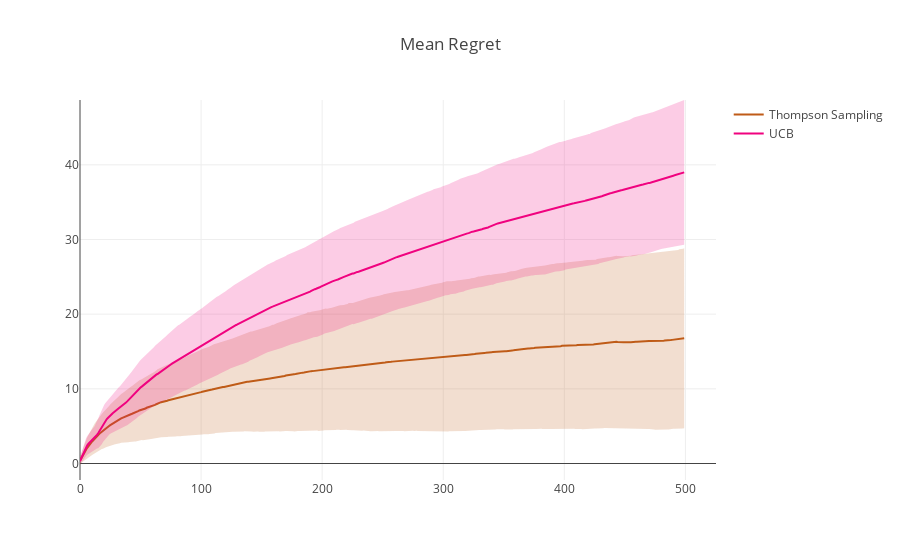

Notebook cell for this chart:
### Code cell
%run Bandits.ipynb

### Figure 1 — Plotly figure (JSON) as saved in the notebook; plotly's stock layout.template omitted (floating-point values rounded to 4 significant figures; data arrays with more than 128 entries replaced by an {"elided": "..."} marker saying what was removed)
{"data": [{"fill": "tozerox", "fillcolor": "rgba(191,91,23,0.2)", "line": {"color": "rgba(255,255,255,0)"}, "name": "Thompson Sampling", "showlegend": false, "type": "scatter", "uid": "e2f025d6-8aa1-11e9-9686-00163e905e1a", "x": {"elided": "1000 int values"}, "y": {"elided": "1000 float values"}}, {"line": {"color": "rgb(191,91,23)"}, "mode": "lines", "name": "Thompson Sampling", "type": "scatter", "uid": "e2f028c4-8aa1-11e9-9686-00163e905e1a", "x": {"elided": "500 int values"}, "y": {"elided": "500 float values"}}, {"fill": "tozerox", "fillcolor": "rgba(240,2,127,0.2)", "line": {"color": "rgba(255,255,255,0)"}, "name": "UCB", "showlegend": false, "type": "scatter", "uid": "e2f02a04-8aa1-11e9-9686-00163e905e1a", "x": {"elided": "1000 int values"}, "y": {"elided": "1000 float values"}}, {"line": {"color": "rgb(240,2,127)"}, "mode": "lines", "name": "UCB", "type": "scatter", "uid": "e2f02b12-8aa1-11e9-9686-00163e905e1a", "x": {"elided": "500 int values"}, "y": {"elided": "500 float values"}}], "layout": {"autosize": true, "title": {"text": "Mean Regret"}, "xaxis": {"autorange": true, "range": [0, 525.3], "type": "linear"}, "yaxis": {"autorange": true, "range": [-2.208, 48.68], "type": "linear"}}}
